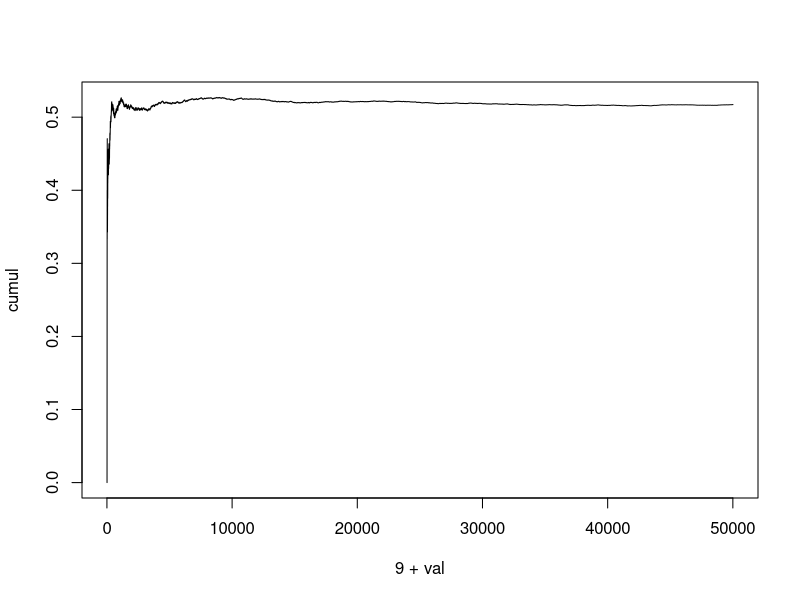
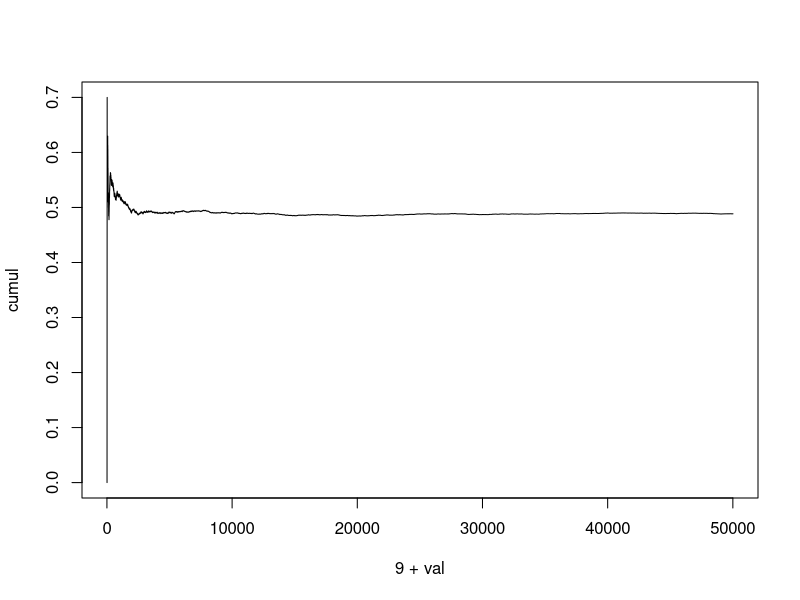
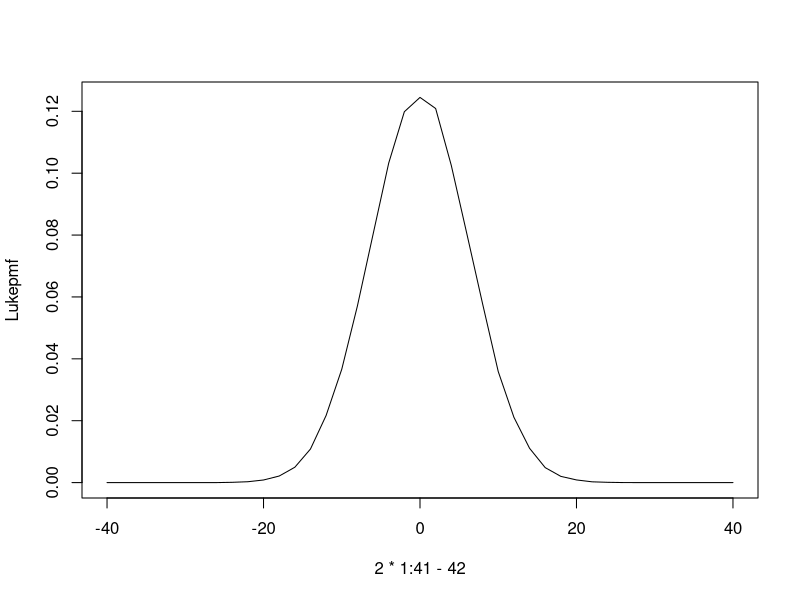
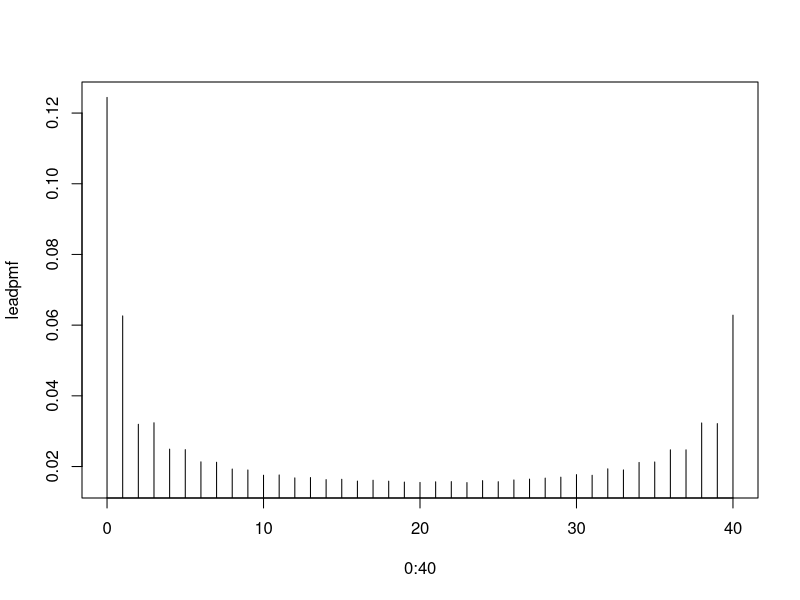

Write R code to recreate these figures, in order.
## ---- chunk 1
knitr::opts_chunk$set(echo = TRUE)
## ---- chunk 2

d1 <- sample(1:6, 10000, replace =TRUE)
d2 <- sample(1:6, 10000, replace =TRUE)
outcome <- abs(d1-d2)
sum(outcome==1)/10000
## ---- chunk 3
win <- 0
for(i in 1:10000){
  head <- sample(c(0,1),2, replace =TRUE)
  die <- sample(1:6,1)
  win <- win + sum(sum(head)==die)
  }
win/10000
## ---- chunk 4
deMere1 <- function(){
  win <- 0
  x <- sample(1:6, 4, replace = TRUE)
  if(sum(x==6) > 0){
    win = 1
  }
  return(win)
}
deMere1()
## ---- chunk 5
deMere1WinProb <- function(numRep){
  win <- 0
  for(i in 1:numRep){
    if(deMere1()==1){
      win=win+1
    }
  }
  prop <- win/numRep
  return(prop)
}

deMere1WinProb(50000)
## ---- chunk 6
deMere2 <- function(){
  sixes <- 0
  for(i in 1:24){
    die <- sample(1:6,2, replace = TRUE)
    if(sum(die==6) == 2){
      sixes = 1
    }
  }
  return(sixes)
}
deMere2()
## ---- chunk 7
deMere2WinProb <- function(numRep){
  win <- 0
  for(i in 1:numRep){
    if(deMere2()==1){
      win=win+1
    }
  }
  prop <- win/numRep
  return(prop)
}

deMere2WinProb(50000)
## ---- chunk 8
deMere1Wins <- replicate(50000,deMere1())
## ---- chunk 9
val <- replicate(49991,0)
cumul <- replicate(49991,0)
for(i in 10:50000){
  val[i] <- i
  cumul[i] <- sum(deMere1Wins[1:i])/i
}
plot(9+val,cumul,type = "l")
## ---- chunk 10
deMere2Wins <- replicate(50000,deMere2())
val <- replicate(49991,0)
cumul <- replicate(49991,0)
for(i in 10:50000){
  val[i] <- i
  cumul[i] <- sum(deMere2Wins[1:i])/i
}
plot(9+val,cumul,type = "l")
## ---- chunk 11
lukeWinnings <- function(numRep){
 winval <- replicate(numRep, 0)
 for(i in 1:numRep){
   samp <- sample(c(0,1), 40, replace = TRUE)
   winval[i] <- sum(samp==1) - sum(samp==0)
 }
 pmf <- replicate(41,0)
 score <- replicate(41,0)
  for(i in 1:41){
   score[i] <- 2*i - 42
     pmf[i] <- sum(winval == score[i])/numRep
  }
 return(pmf)
}
Lukepmf <- lukeWinnings(100000)
## ---- chunk 12
plot(2*1:41-42, Lukepmf, type = "l")
## ---- chunk 13
tmp <- sample(c(0,1),40,replace = TRUE)
runtotal <- 2*cumsum(tmp) - 1:40
runtotal
## ---- chunk 14
leadDist <- function(numRep){
  pmf <- replicate(41,0)
  leads <- replicate(numRep,0)
  for(i in 1:numRep){
    tmp <- sample(c(0,1),40, replace = TRUE)
    runtotal <- 2*cumsum(tmp) - 1:40
    leads[i] = sum(runtotal>0)
  }
  for(i in 1:41){
    pmf[i] = sum(leads == i - 1)/numRep
  }
  return(pmf)
}
leadpmf<-leadDist(1000000)
## ---- chunk 15
plot(0:40,leadpmf,type = "h")
